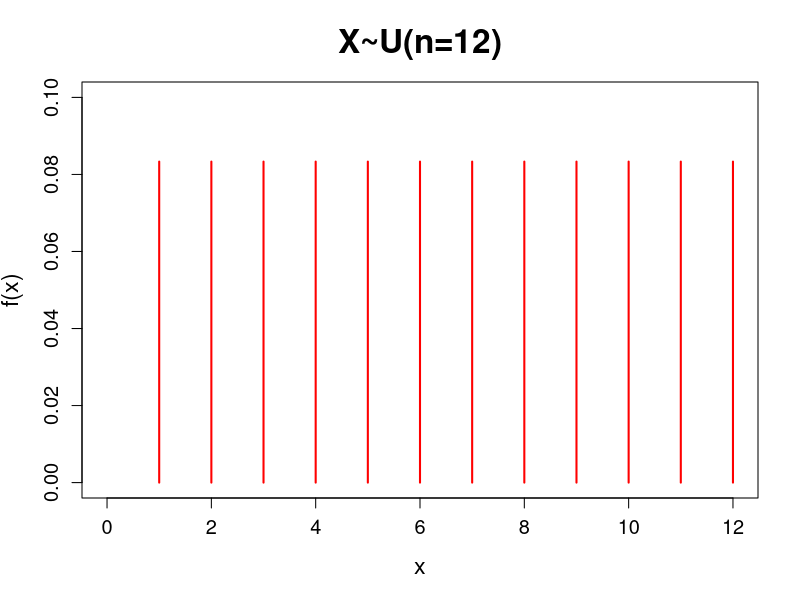
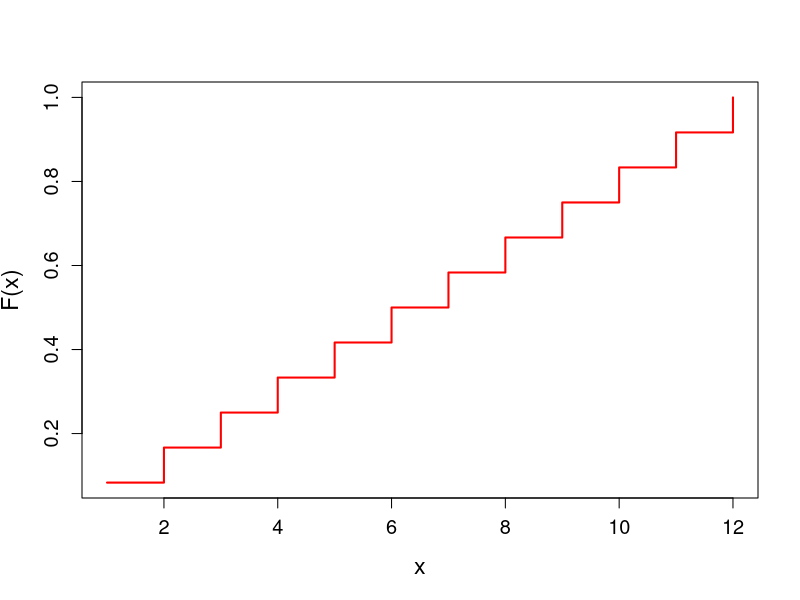
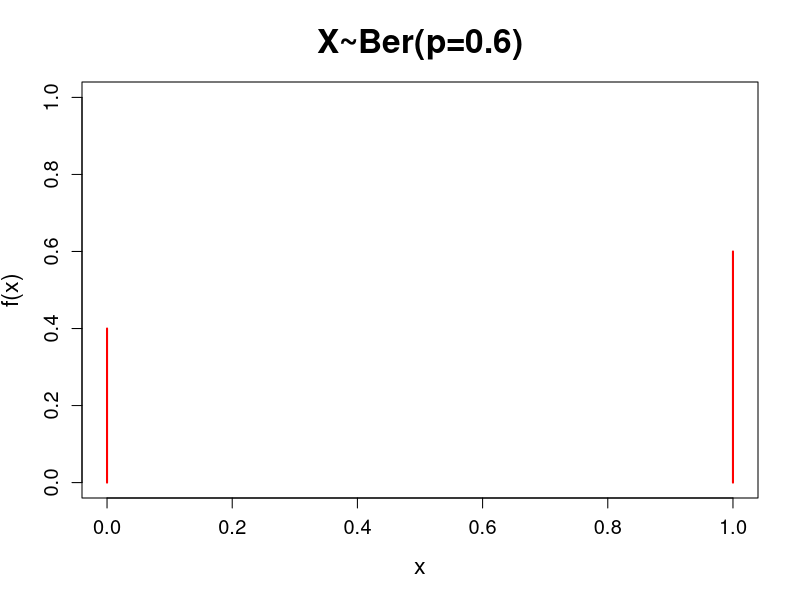
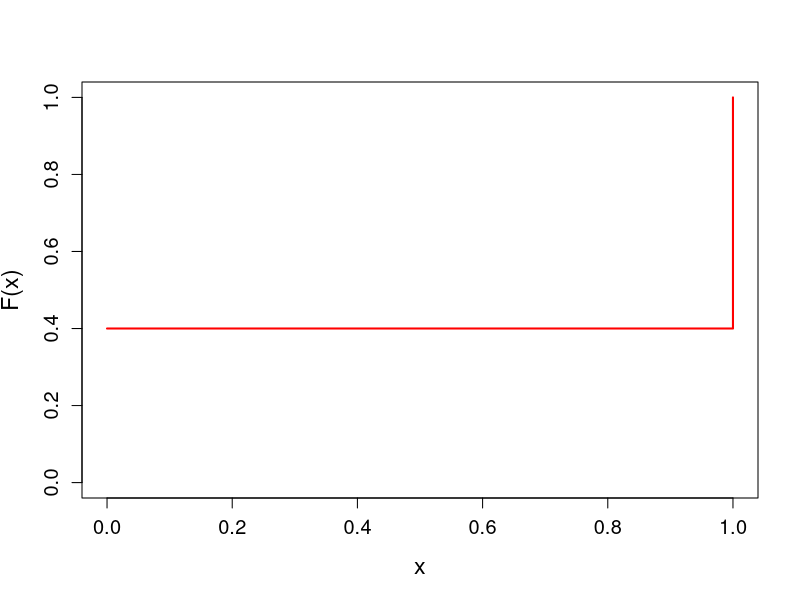
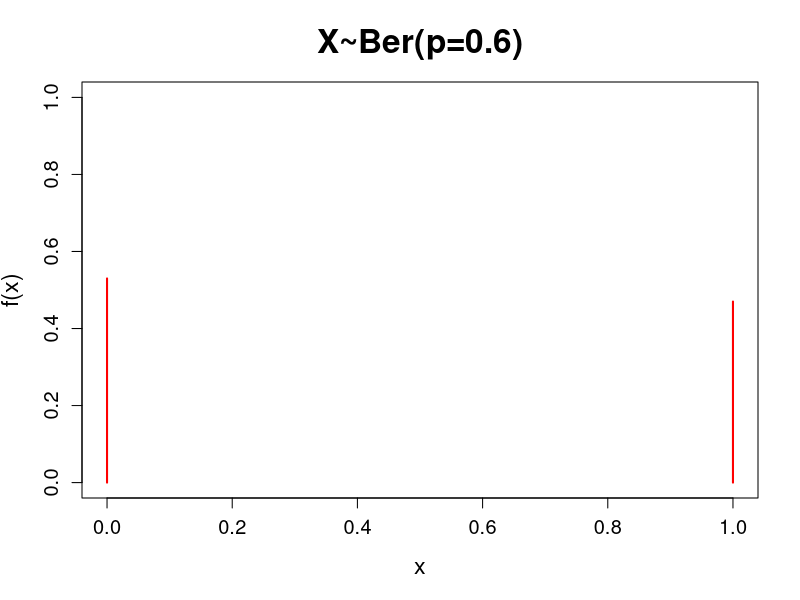
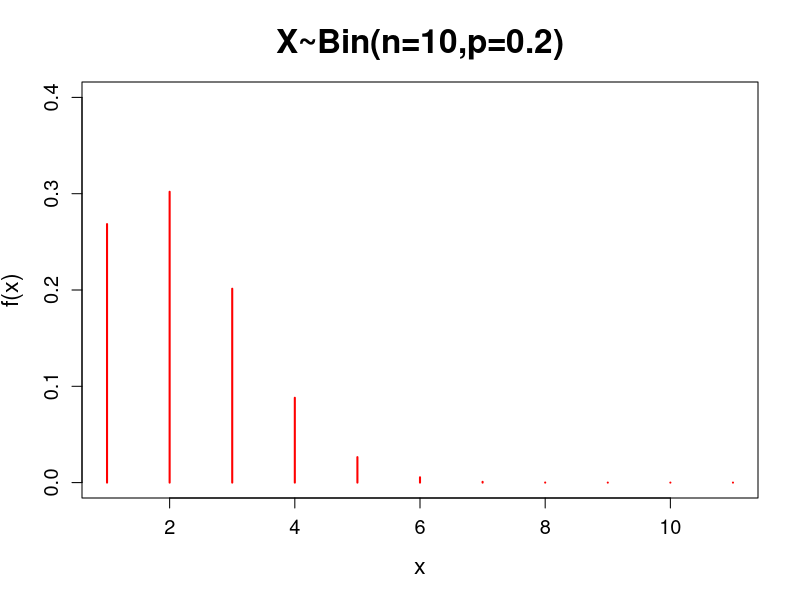
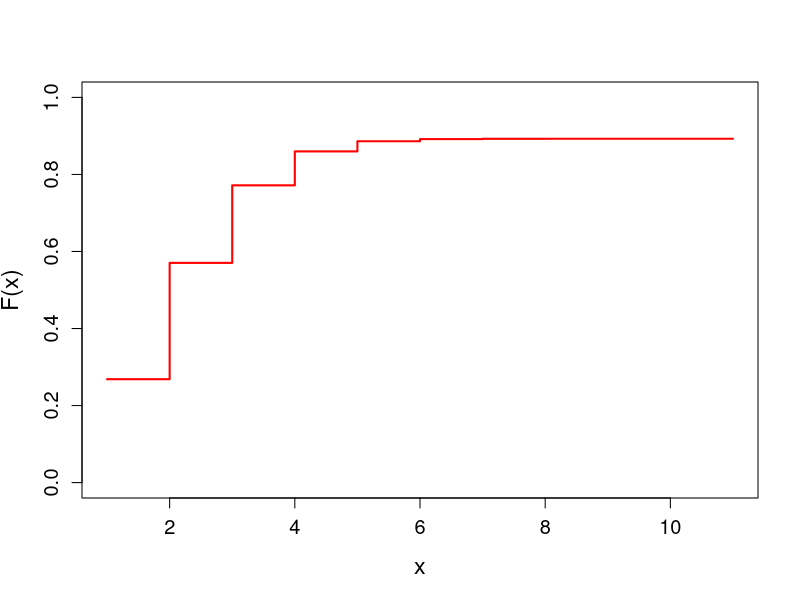
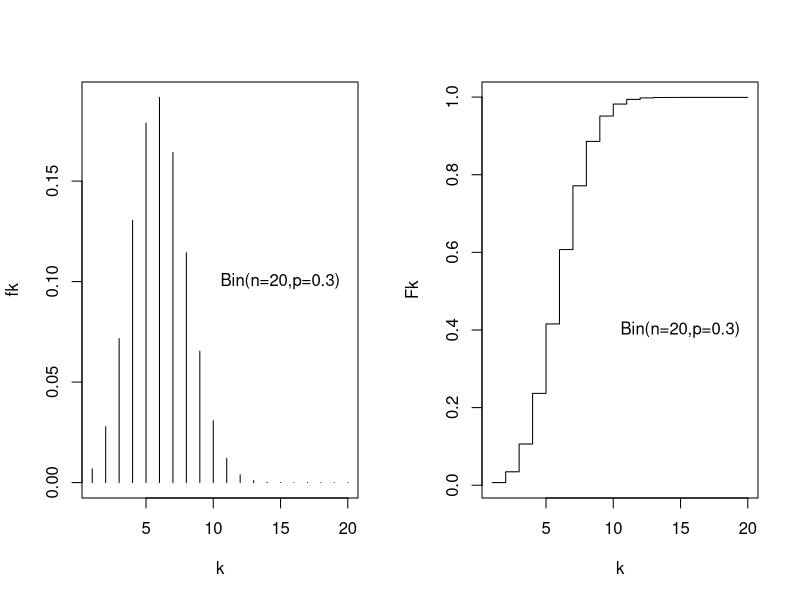

R code for these plots, in order:

# Diplomado en Tecnicas Estadisticas y Mineria de Datos
# MODULO II: Modelos Estadisticos
# Prof. Elizabeth Martinez
# FES-Acatlan, UNAM
# TUTORIAL 4: ALGUNAS DISTRIBUCIONES DE PROBABILIDAD PARAMETRICAS


#****************************************************************************************
#********************** DISTRIBUCIONES DE PROBABILIDAD DISCRETAS ************************
#****************************************************************************************
# R tiene ~20 distribuciones estadisticas. 
# Para cada distribucion R da 4 funciones: 
# 1. d (densidad o diferencial)
# 2. p (distribucion o integral)
# 3. q (quantile)
# 4. r (aleatorios)


# 1. Uniforme 

f_unif<- function(x){
  n= length(x)
  rep(1/n,n)  # para que cada valor de x tenga la misma probabilidad
}

x<- seq(1:12)
plot(x,f_unif(x),type = "h",xlim=c(0,12),ylim=c(0,0.1),col="red",lwd=2,ylab="f(x)",cex.axis=1.2,
     cex.lab=1.4,main="X~U(n=12)",cex.main=2)   # fmp
plot(x,cumsum(f_unif(x)),type = "s",col="red",lwd=2,ylab="F(x)",cex.axis=1.2,
     cex.lab=1.4)   # fda


#+++++++++++++++++++++++++++++++++++++++++++++++++++++++++++++++++++++++++++++++++++++++++++++


# 2. Bernoulli

f_ber<- function(x,p) p^{x}*(1-p)^{1-x}


dbinom(x=0:1,size=1,prob=0.56)   # en R

# Comparamos nuestra funcion con la programada en R

f_ber(0,0.7)
dbinom(0,1,0.7)

y<- c(0,1)
p<- 0.6
plot(y,f_ber(y,p),type = "h",ylim=c(0,1),col="red",lwd=2,xlab="x",ylab="f(x)",cex.axis=1.2,
     cex.lab=1.4,main="X~Ber(p=0.6)",cex.main=2)    # fmp
plot(y,cumsum(f_ber(y,p)),type = "s",ylim=c(0,1),col="red",lwd=2,xlab="x",ylab="F(x)",cex.axis=1.2,
     cex.lab=1.4)   # fda

# Ejercicio: Utilizando la funcion en R, grafica la fmp para X~Ber(p=0.47)

plot(y,f_ber(y,0.47),type = "h",ylim=c(0,1),col="red",lwd=2,xlab="x",ylab="f(x)",cex.axis=1.2,
     cex.lab=1.4,main="X~Ber(p=0.6)",cex.main=2)

#+++++++++++++++++++++++++++++++++++++++++++++++++++++++++++++++++++++++++++++++++++++++++++++

# 3. Binomial

f_bin<- function(x,n,p) choose(n,x)*(p^{x}*(1-p)^{n-x})

n<- 10
x<- seq(0:n)
p<- 0.2
plot(x,f_bin(x,n,p),type = "h",ylim=c(0,0.4),col="red",lwd=2,xlab="x",ylab="f(x)",cex.axis=1.2,
     cex.lab=1.4,main="X~Bin(n=10,p=0.2)",cex.main=2)
plot(x,cumsum(f_bin(x,n,p)),type = "s",ylim=c(0,1),col="red",lwd=2,xlab="x",ylab="F(x)",cex.axis=1.2,
     cex.lab=1.4)


# Usando la funcion de R
par(mfrow=c(1,2))
k <- c(1:20)
plot(k,dbinom(k,size=20,prob=0.3),type="h",xlab="k",ylab="fk")
text(15,0.10,"Bin(n=20,p=0.3)")
plot(k,cumsum(dbinom(k,size=20,prob=0.3)),type="s",xlab="k",ylab="Fk")
text(15,0.40,"Bin(n=20,p=0.3)")
par(mfrow=c(1,1))

#+++++++++++++++++++++++++++++++++++++++++++++++++++++++++++++++++++++++++++++++++++++++++++++

# 4. Binomial Negativa

# Si N=# ensayos antes del r-esimo exito
f_binneg_1<- function(n,r,p) choose(n-1,r-1)*((1-p)^{n-r})*p^{r}   

r<- 2
n<- seq(r:r+12)
p<- 0.3

plot(n,f_binneg_1(n,r,p),type = "h",col="red",lwd=2,xlab="x",ylab="f(x)",cex.axis=1.2,
     cex.lab=1.4,main="X~BinNeg(r=2,p=0.3)",cex.main=2)
plot(n,cumsum(f_binneg_1(n,r,p)),type = "s",ylim=c(0,1),col="red",lwd=2,xlab="x",ylab="F(x)",cex.axis=1.2,
     cex.lab=1.4)


# Si X=# fallas hasta observar el r-esimo exito
f_binneg_2<- function(x,r,p) choose(x+r-1,r-1)*((1-p)^{x})*p^{r}  
x<- seq(0,12)

plot(x,f_binneg_2(x,r,p),type = "h",col="red",lwd=2,xlab="x",ylab="f(x)",cex.axis=1.2,
     cex.lab=1.4,main="X~BinNeg(r=2,p=0.3)",cex.main=2)
plot(x,cumsum(f_binneg_2(x,r,p)),type = "s",ylim=c(0,1),col="red",lwd=2,xlab="x",ylab="F(x)",cex.axis=1.2,
     cex.lab=1.4)



# Usando la funcion de R
# X=N= # fallas antes de alcanzar el r-esimo exito
# x= r,r+1,r+2,....
# size=r (numero de exitos)

par(mfrow=c(1,2))
x <- seq(0:20)
plot(x,dnbinom(x,size=r,prob=0.15),type="h",xlab="x",ylab="fx")
text(15,0.05,"BinNeg(r=2,p=0.15)")   # fmp
plot(x,cumsum(dbinom(x,size=r,prob=0.15)),type="s",xlab="x",ylab="Fx")
text(15,0.27,"BinNeg(r=2,p=0.15)")  # fda
par(mfrow=c(1,1))


f_binneg_2(12,10,0.8)  # dnbinom(12,10,0.8)


#+++++++++++++++++++++++++++++++++++++++++++++++++++++++++++++++++++++++++++++++++++++++++++++

# 5. Geometrica

# Usando la funcion de R

par(mfrow=c(1,2))
x <- seq(0:10)
plot(x,dgeom(x,prob=0.15),type="h",xlab="x",ylab="fx")
text(8,0.1,"Geo(p=0.15)")
plot(x,cumsum(dgeom(x,prob=0.15)),type="s",xlab="x",ylab="Fx")
text(3.5,0.6,"Geo(p=0.15)")
par(mfrow=c(1,1))


#+++++++++++++++++++++++++++++++++++++++++++++++++++++++++++++++++++++++++++++++++++++++++++++

# 6. Poisson

f_poi<- function(x,lambda) lambda^{x}*exp(-lambda)/factorial(x)


x<- seq(0:5)

plot(x,f_poi(x,lambda=0.5),type = "h",col="red",lwd=2,xlab="x",ylab="fx",cex.axis=1.2,
     cex.lab=1.4,main=expression(paste("X~Po(",lambda,"=",0.5,")")),cex.main=2)
plot(x,cumsum(f_poi(x,lambda=0.5)),type = "s",col="red",lwd=2,xlab="x",ylab="Fx",cex.axis=1.2,
     cex.lab=1.4)


plot(x,f_poi(x,lambda=3),type = "h",col="red",lwd=2,xlab="x",ylab="fx",cex.axis=1.2,
     cex.lab=1.4,main=expression(paste("X~Po(",lambda,"=",3,")")),cex.main=2)
plot(x,cumsum(f_poi(x,lambda=3)),type = "s",col="red",lwd=2,xlab="x",ylab="Fx",cex.axis=1.2,
     cex.lab=1.4)


# Usando la funcion de R

plot(x,dpois(x,lambda=6),type="h")


#+++++++++++++++++++++++++++++++++++++++++++++++++++++++++++++++++++++++++++++++++++++++++++++

# 7. Hipergeometrica

# Usando la funcion en R

plot(x=0:5,dhyper(x=0:5, m=7, n=5, k=3),type = "h",col="red",lwd=2,xlab="x",ylab="fx",cex.axis=1.2,
     cex.lab=1.4,main="X~HGeo(N=12,K=7,n=3)",cex.main=2)   # K es el valor de m para R

plot(x=0:5,cumsum(dhyper(x=0:5, m=7, n=5, k=3)),type = "s",col="red",lwd=2,xlab="x",ylab="Fx",cex.axis=1.2,
     cex.lab=1.4,cex.main=2)   # K es el valor de m para R

#****************************************************************************************
#************************** APLICACION DE DISTRIBUCIONES DISCRETAS **********************
#****************************************************************************************

# Problema 1: Y~Bin(n=10,p=1/4) o W~Bin(n=10,p=3/4)

# P(Y<8)
pbinom(q=7,size=10,prob=1/4,lower.tail=T) #lower.tail = T --> colas izquieras o <= 

# P(W>2)
1-pbinom(q=2,size=10,prob=3/4,lower.tail=T)
pbinom(q = 2, size = 10, prob = 3/4, lower.tail = F)
pbinom(2, 10, 3/4, lower.tail = F)

#+++++++++++++++++++++++++++++++++++++++++++++++++++++++++++++++++++++++++++++
# Problema 2: N~BinNeg(r=3,p=0.74)

f_binneg_1(10,3,0.74)  # usando nuestra funcion (ver notas de clase)

# No podemos usar la funcion de R porque tiene otra definicion en terminos del
# numero de fracasos y el soporte es distinto.

#+++++++++++++++++++++++++++++++++++++++++++++++++++++++++++++++++++++++++++++
# Problema 3: X~BinNeg(r=1,p=0.25) ? X~Geom(p=0.25)
# P(X>=6)=1-P(X<=5)

1-sum(f_binneg_1(1:5,1,0.25))   # usando nuestra funcion binomial negativa

1-pnbinom(4,size=1,prob=0.25,lower.tail = T)   # en R usando binomial negativa
# con r=1 exito (geometrica)

1-pgeom(4,prob = 0.25,lower.tail = T) # en R usando geometrica

#+++++++++++++++++++++++++++++++++++++++++++++++++++++++++++++++++++++++++++++
# Problema 4: X~Po(lambda=2)

# b) X'=# personas que llegan a urgencias cada 20 min; X'~Po(4)
# P(X'=5)

dpois(x=5,lambda = 4)

# c) P(X'>=3)=1-P(X'<3)=1-P(X'<=2)

1-ppois(q=2,lambda = 4,lower.tail = T)
ppois(q=2,lambda = 4,lower.tail = F)    # alternativa

#+++++++++++++++++++++++++++++++++++++++++++++++++++++++++++++++++++++++++++++
# Problema 5: X~Bin(n=100,p=0.015); Y~Po(l=100*0.015)

# a) P(X>=3)
pbinom(q=2,size=100,prob=0.015,lower.tail=F)
1-(dbinom(0,100,0.015)+dbinom(1,100,0.015)+dbinom(2,100,0.015))

# b) Y~Po(1.5)
# P(Y>=3)

ppois(q=2,lambda=100*0.015,lower.tail=F)

# Es preferible la distribucion exacta que una aproximacion.

#+++++++++++++++++++++++++++++++++++++++++++++++++++++++++++++++++++++++++++++
# Problema 6: X~HGeo(N=10,K=6,n=5,x=3)
# P(X=3)

dhyper(x=3,m=6,n=4,k=5)  # usando la funcion de R


#****************************************************************************************
#********************** DISTRIBUCIONES DE PROBABILIDAD CONTINUAS ************************
#****************************************************************************************
# R tiene ~20 distribuciones estadisticas. 
# Para cada distribucion R da 4 funciones: 
# 1. d (densidad o diferencial)
# 2. p (distribucion o integral)
# 3. q (quantile)
# 4. r (aleatorios)


# 1. Uniforme

# Usando la funcion en R

plot(x=-5:5,dunif(x=-5:5,min=-5,max=5),type = "l",col="red",lwd=2,xlab="x",ylab="fx",cex.axis=1.2,
     cex.lab=1.4,main="X~U(a=-5,b=5)",cex.main=2)   

plot(x=-5:5,punif(q=-5:5,min=-5,max=5),type = "l",col="red",lwd=2,xlab="x",ylab="Fx",cex.axis=1.2,
     cex.lab=1.4,cex.main=2)   


#######################################################################

# 2. Exponencial 


# Usando la funcion en R

plot(x=seq(0,3,0.1),dexp(x=seq(0,3,0.1),rate=2.5),type = "l",col="red",lwd=2,xlab="x",ylab="fx",cex.axis=1.2,
     cex.lab=1.4,main=expression(paste("X~exp(",lambda,"=",2.5,")")),cex.main=2)   

plot(x=seq(0,3,0.1),pexp(q=seq(0,3,0.1),rate=2.5),type = "l",col="red",lwd=2,xlab="x",ylab="Fx",cex.axis=1.2,
     cex.lab=1.4,cex.main=2)   


#######################################################################

# 3. Gamma 


# Usando la funcion en R

plot(x=seq(0,3,0.05),dgamma(x=seq(0,3,0.05),shape=2,scale=1/2.5),type = "l",col="red",lwd=2,xlab="x",ylab="fx",cex.axis=1.2,
     cex.lab=1.4,main=expression(paste("X~Gamma(",alpha,"=",2,",",beta,"=",2.5,")")),cex.main=2)   

plot(x=seq(0,3,0.05),pgamma(q=seq(0,3,0.05),shape=2,scale=1/2.5),type = "l",col="red",lwd=2,xlab="x",ylab="Fx",cex.axis=1.2,
     cex.lab=1.4,cex.main=2)   


#######################################################################

# 4. Beta 

# Usando la funcion en R (a,b < 1)

p = seq(0,1, length=500)
plot(p, dbeta(p, 0.25, 0.25),type ="l",col=4,lwd=2,xlab="x",ylab="fx",cex.axis=1.2,
     cex.lab=1.4,main=expression(paste("X~Beta(",alpha,",",beta,")")),cex.main=2)   

lines(p, dbeta(p, 0.9, 0.5), type ="l", col=3,lwd=2)
legend(0.5,8, c("Be(0.25,0.25)","Be(0.9,0.5)"),lty=c(1,1,1,1),col=c(4,3,2,1))


plot(p, pbeta(p, 0.25, 0.25),type ="l",col=4,lwd=2,xlab="x",ylab="Fx",cex.axis=1.2,
     cex.lab=1.4,cex.main=2)   
lines(p, pbeta(p, 0.9, 0.5), type ="l", col=3,lwd=2)
legend(0.2,1, c("Be(0.25,0.25)","Be(0.9,0.5)"),lty=c(1,1,1,1),col=c(4,3,2,1))


# Usando la funcion en R (a,b > 1)

p = seq(0,1, length=500)
plot(p, dbeta(p, 1.2, 2),type ="l",col=4,lwd=2,xlab="x",ylab="fx",cex.axis=1.2,
     cex.lab=1.4,main=expression(paste("X~Beta(",alpha,",",beta,")")),cex.main=2,ylim=c(0,5))   

lines(p, dbeta(p, 2.5, 1.5), type ="l", col=3,lwd=2)
legend(0.5,4, c("Be(1.2,2)","Be(2.5,1.5)"),lty=c(1,1,1,1),col=c(4,3,2,1))


plot(p, pbeta(p, 1.2, 2),type ="l",col=4,lwd=2,xlab="x",ylab="Fx",cex.axis=1.2,
     cex.lab=1.4,cex.main=2,ylim=c(0,1))   

lines(p, pbeta(p, 2.5, 1.5), type ="l", col=3,lwd=2)
legend(0,0.8, c("Be(1.2,2)","Be(2.5,1.5)"),lty=c(1,1,1,1),col=c(4,3,2,1))

#######################################################################

# 5. Normal

x = seq(-20,20, length=1000)
plot(x, dnorm(x, mean=-2.5, sd=4),type ="l",col=4,lwd=2,xlab="x",ylab="fx",ylim=c(0,0.8),cex.axis=1.2,
     cex.lab=1.4,main=expression(paste("X~N(",mu,",",sigma,")")),cex.main=2)   

lines(x, dnorm(x, mean=0.5, sd=0.5), type ="l", col=3,lwd=2)
lines(x, dnorm(x, mean=3, sd=9), col=2,lwd=2) 
lines(x, dnorm(x, mean=-5, sd=1), col=1,lwd=2) 
legend(7,0.65, c("N(-2.5,4)","N(0.5,0.5)","N(3,9)", "N(-5,1)"),lty=c(1,1,1,1),col=c(4,3,2,1))


plot(x, pnorm(x, mean=-2.5, sd=4),type ="l",col=4,lwd=2,xlab="x",ylab="Fx",cex.axis=1.2,
     cex.lab=1.4,cex.main=2,ylim=c(0,1))   

lines(x, pnorm(x, mean=0.5, sd=0.5), type ="l", col=3,lwd=2)
lines(x, pnorm(x, mean=3, sd=9), col=2,lwd=2) 
lines(x, pnorm(x, mean=-5, sd=1), col=1,lwd=2) 
legend(-18,0.85, c("N(-2.5,4)","N(0.5,0.5)","N(3,9)", "N(-5,1)"),lty=c(1,1,1,1),col=c(4,3,2,1))


#****************************************************************************************
#************************** APLICACION DE DISTRIBUCIONES CONTINUAS **********************
#****************************************************************************************

# Problema 1: X~U(a=7,b=10)

# a) P(X<=8.8)

punif(8.8,7,10,lower.tail = T)

# b) P(7.4<X<9.5)

punif(9.5,7,10,lower.tail = T)-punif(7.4,7,10,lower.tail = T)

# c) P(X>=8.5)

punif(8.5,7,10,lower.tail = F)


#+++++++++++++++++++++++++++++++++++++++++++++++++++++++++++++++++++++++++++++
# Problema 2: 

# a) X= # personas que usan cajero 
# X~Po(lambda=6)

Lambda<- 6*1/60; Lambda   # por minuto

# Y= tiempo transcurrido entre la llegada de dos personas
# Y~exp(Lambda)

# a) P(Y>10)

pexp(10,rate=Lambda,lower.tail = F)

# b) P(Y>20)

pexp(20,rate=Lambda,lower.tail = F)

# c) P(Y<1)

pexp(1,rate=Lambda,lower.tail = T)

#+++++++++++++++++++++++++++++++++++++++++++++++++++++++++++++++++++++++++++++
# Problema 3: 

# T= tiempo de atencion en taquilla
# T~exp(lambda=4)

# Y= numero de dias en ser atendidas en menos de 3 min
# Y~Bin(6,p=P(T<3))

# P(T<3)

p<- pexp(3,rate=1/4,lower.tail = T); p

# P(Y>=4)

1-pbinom(3,size=6,prob=p,lower.tail=T)

pbinom(3,size=6,prob=p,lower.tail=F)

#+++++++++++++++++++++++++++++++++++++++++++++++++++++++++++++++++++++++++++++
# Problema 4: X~N(mu=1.5,sigma=0.2)

# P(1.5-d<X<1-5+d)=0.95

x0_1<- qnorm(p=0.025,mean=1.5,sd=0.2,lower.tail=T)
x0_2<- qnorm(p=0.025,mean=1.5,sd=0.2,lower.tail=F)

d1=x0_1-1.5; d1
d2=-(x0_2-1.5);d2

z0_1<- qnorm(p=0.025,mean=0,sd=1,lower.tail=T)   # estandarizada
z0_2<- qnorm(p=0.025,mean=0,sd=1,lower.tail=F)   # estandarizada

d_1=z0_1*0.2;d_1
d_2=z0_2*0.2;d_2

# Graficamos las normales
x<- seq(-5,5,by=0.02)
plot(x,dnorm(x,mean=1.5,sd=0.2),type="l",lwd=2,
     lty=1,col="red",xlab="x",ylab="fx",
     main="Normales")
lines(x,dnorm(x,mean=0,sd=1),col=4,lwd=2)


#+++++++++++++++++++++++++++++++++++++++++++++++++++++++++++++++++++++++++++++
# Problema 5: Y~Beta(alpha=3,beta=5)

# b) P(Y>0.73)

# Escribimos la funcion de probabilidad a mano para ver como se calculan los valores 
# de la funcion especial Beta

fbeta<- function(x){
  alpha=3
  beta=5
  gamma(alpha+beta)/(gamma(alpha)*gamma(beta))*x^(3-1)*(1-x)^(5-1)
}        

integrate(fbeta,0.73,1)

# usando la funcion de R
pbeta(q=0.73,shape1=3,shape2=5,lower.tail = F)






